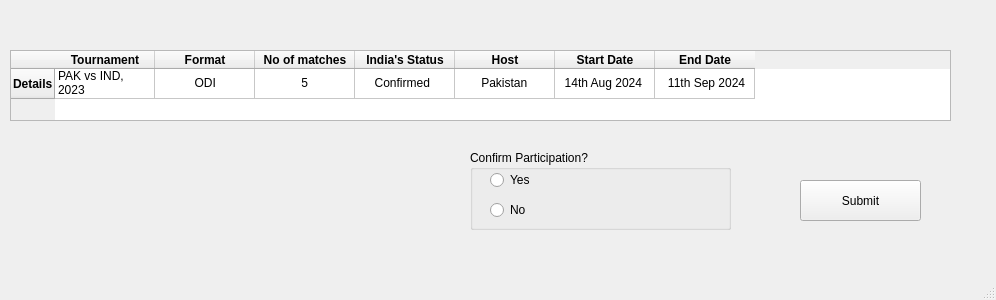
<?xml version="1.0" encoding="UTF-8"?>
<ui version="4.0">
 <class>MainWindow</class>
 <widget class="QMainWindow" name="MainWindow">
  <property name="geometry">
   <rect>
    <x>0</x>
    <y>0</y>
    <width>996</width>
    <height>300</height>
   </rect>
  </property>
  <property name="windowTitle">
   <string>MainWindow</string>
  </property>
  <widget class="QWidget" name="centralwidget">
   <widget class="QTableWidget" name="tableWidget">
    <property name="geometry">
     <rect>
      <x>10</x>
      <y>50</y>
      <width>941</width>
      <height>71</height>
     </rect>
    </property>
    <row>
     <property name="text">
      <string>Details</string>
     </property>
     <property name="font">
      <font>
       <weight>75</weight>
       <bold>true</bold>
      </font>
     </property>
    </row>
    <column>
     <property name="text">
      <string>Tournament</string>
     </property>
     <property name="font">
      <font>
       <weight>75</weight>
       <bold>true</bold>
      </font>
     </property>
    </column>
    <column>
     <property name="text">
      <string>Format</string>
     </property>
     <property name="font">
      <font>
       <weight>75</weight>
       <bold>true</bold>
      </font>
     </property>
    </column>
    <column>
     <property name="text">
      <string>No of matches</string>
     </property>
     <property name="font">
      <font>
       <weight>75</weight>
       <bold>true</bold>
      </font>
     </property>
    </column>
    <column>
     <property name="text">
      <string>India's Status</string>
     </property>
     <property name="font">
      <font>
       <weight>75</weight>
       <bold>true</bold>
      </font>
     </property>
    </column>
    <column>
     <property name="text">
      <string>Host</string>
     </property>
     <property name="font">
      <font>
       <weight>75</weight>
       <bold>true</bold>
      </font>
     </property>
    </column>
    <column>
     <property name="text">
      <string>Start Date</string>
     </property>
     <property name="font">
      <font>
       <weight>75</weight>
       <bold>true</bold>
      </font>
     </property>
    </column>
    <column>
     <property name="text">
      <string>End Date</string>
     </property>
     <property name="font">
      <font>
       <weight>75</weight>
       <bold>true</bold>
      </font>
     </property>
    </column>
    <item row="0" column="0">
     <property name="text">
      <string>PAK vs IND, 2023</string>
     </property>
    </item>
    <item row="0" column="1">
     <property name="text">
      <string>           ODI</string>
     </property>
    </item>
    <item row="0" column="2">
     <property name="text">
      <string>             5</string>
     </property>
    </item>
    <item row="0" column="3">
     <property name="text">
      <string>     Confirmed</string>
     </property>
    </item>
    <item row="0" column="4">
     <property name="text">
      <string>       Pakistan</string>
     </property>
    </item>
    <item row="0" column="5">
     <property name="text">
      <string>  14th Aug 2024</string>
     </property>
    </item>
    <item row="0" column="6">
     <property name="text">
      <string>   11th Sep 2024</string>
     </property>
    </item>
   </widget>
   <widget class="QGroupBox" name="groupBox">
    <property name="geometry">
     <rect>
      <x>470</x>
      <y>150</y>
      <width>261</width>
      <height>80</height>
     </rect>
    </property>
    <property name="title">
     <string>Confirm Participation?</string>
    </property>
    <widget class="QRadioButton" name="radioButton">
     <property name="geometry">
      <rect>
       <x>20</x>
       <y>20</y>
       <width>95</width>
       <height>20</height>
      </rect>
     </property>
     <property name="text">
      <string>Yes</string>
     </property>
    </widget>
    <widget class="QRadioButton" name="radioButton_2">
     <property name="geometry">
      <rect>
       <x>20</x>
       <y>50</y>
       <width>95</width>
       <height>20</height>
      </rect>
     </property>
     <property name="text">
      <string>No</string>
     </property>
    </widget>
   </widget>
   <widget class="QPushButton" name="pushButton">
    <property name="geometry">
     <rect>
      <x>800</x>
      <y>180</y>
      <width>121</width>
      <height>41</height>
     </rect>
    </property>
    <property name="text">
     <string>Submit</string>
    </property>
   </widget>
  </widget>
  <widget class="QMenuBar" name="menubar">
   <property name="geometry">
    <rect>
     <x>0</x>
     <y>0</y>
     <width>996</width>
     <height>26</height>
    </rect>
   </property>
  </widget>
  <widget class="QStatusBar" name="statusbar"/>
 </widget>
 <resources/>
 <connections/>
</ui>
